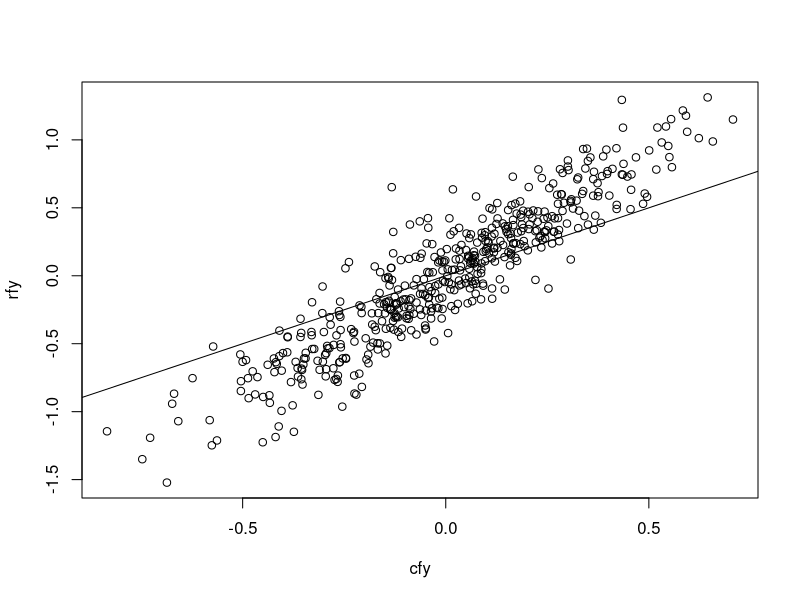
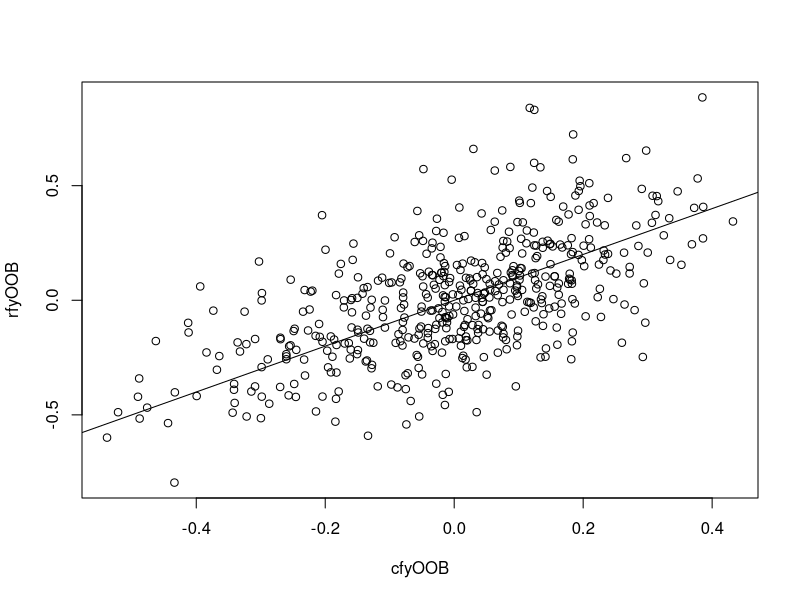

Write the R code that produced these figures, in order.

library("partykit")
set.seed(29)

n <- 500
p <- 10
x <- as.data.frame(matrix(runif(n * p), ncol = p))
x$y <- rnorm(n)

ns <- 10

cf <- cforest(y ~ ., data = x, ntree = 100, mtry = 3, trace = TRUE,
    perturb = list(replace = TRUE, fraction = 0.632),
    control = ctree_control(minsplit = 2,
                            mincriterion = 0, minbucket = ns))

cfy <- predict(cf, OOB = FALSE)
cfyOOB <- predict(cf, OOB = TRUE)

mean((x$y - cfy)^2)
mean((x$y - cfyOOB)^2) ### this should be 1 
### gets closer to 1 as ns increases

nt <- table(predict(gettree(cf, 10), type = "node"))
length(nt) ### number of terminal nodes 
table(nt)

library("randomForest")

(rf <- randomForest(y ~ ., data = x, ntree = 100, mtry = 3, nodesize = ns))

rfy <- predict(rf, newdata = x)
rfyOOB <- predict(rf)

mean((x$y - rfy)^2) ### more overfitting than in cforest
mean((x$y - rfyOOB)^2)

plot(cfy, rfy)
abline(a = 0, b = 1)

plot(cfyOOB, rfyOOB)
abline(a = 0, b = 1)

tr <- randomForest::getTree(rf, 10)
table(tr[, "status"]) ### -1 is terminal
### number of terminal nodes is larger than in cforest
